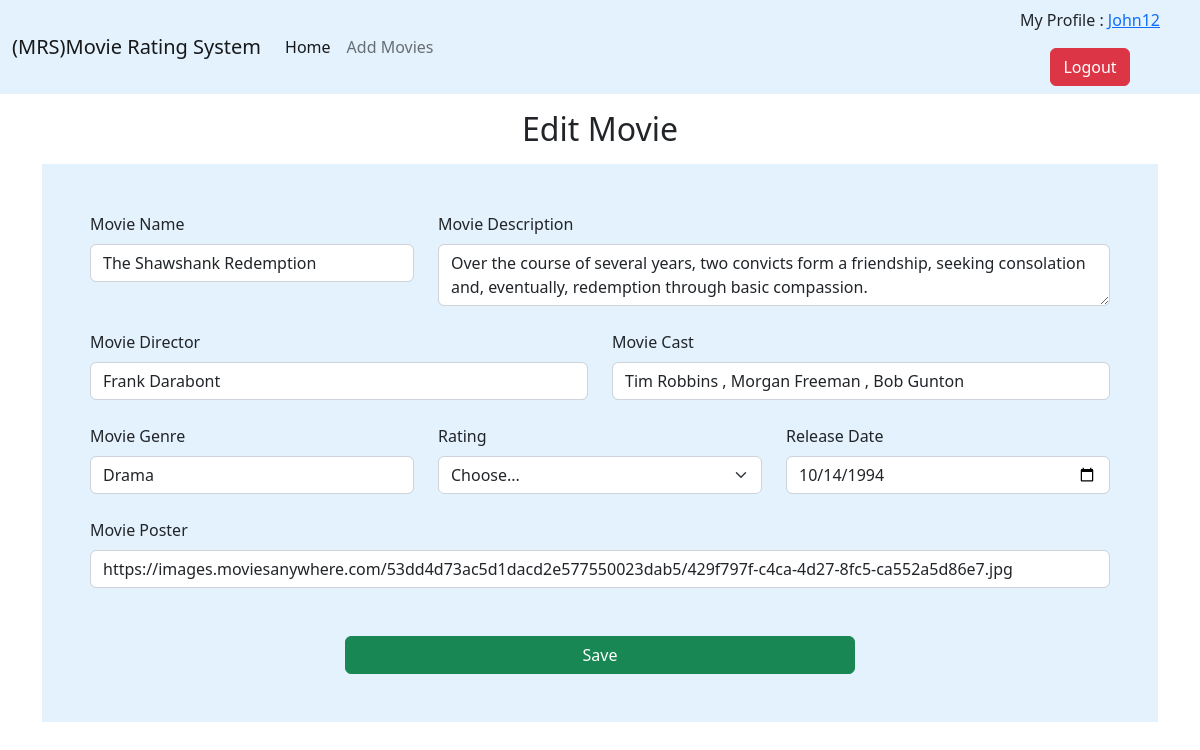
Page /edit-movies/4/ (signed in) on the committed database.
### main/models.py (models this page shows, shortened)
class Movie(models.Model):
    id = models.AutoField(primary_key=True)
    name = models.CharField(max_length=200)
    description = models.TextField(max_length=5000)
    director = models.CharField(max_length=200)
    cast = models.CharField(max_length=700)
    genre = models.CharField(max_length=200)
    rating = models.CharField(max_length=10)
    release_date = models.DateField()
    poster = models.URLField(max_length=1000, default=None, null=True)

### main/views.py (the view, shortened to what this page needs)
# urls.py: path('edit-movies/<id>/', edit_movies, name='edit_movies'),
@login_required(login_url="/login/")
def edit_movies(request, id):
    movie = Movie.objects.get(id=id)
    return render(request, 'addmovies.html',context={'movie': movie, 'page':'edit-movie', 'controller': 'Edit Movie'})

### main/templates/addmovies.html (shortened to what this page needs)
{% extends 'base.html' %}
{% block start %}
    <h2 class="my-3 text-center">{{controller}}</h2>
<form class="container p-5" style="background-color: #e3f2fd;" method="post" enctype="multipart/form-data">
    <div class="row mb-4">
        <div class="col">
          <label for="exampleFormControlTextarea1" class="form-label">Movie Name</label>
          <input type="text" class="form-control" required name="movie_name" value="{{movie.name}}" placeholder="Movie Name" aria-label="name">
        </div>
        <div class="col-8">
            <label for="exampleFormControlTextarea1" class="form-label">Movie Description</label>
            <textarea class="form-control" name="movie_description" required id="exampleFormControlTextarea1" placeholder="Movie Description" rows="2">{{movie.description}}</textarea>
        </div>
    </div>
    <div class="row mb-4">
            <div class="col">
              <label for="exampleFormControlTextarea1" class="form-label">Movie Director</label>
              <input type="text" class="form-control" required name="movie_director" value="{{movie.director}}" placeholder="Movie Director" aria-label="name">
            </div>
            <div class="col">
                <label for="exampleFormControlTextarea1" class="form-label">Movie Cast</label>
                <input type="text" class="form-control" required name="movie_cast" value="{{movie.cast}}" placeholder="Movie Cast" aria-label="name">
            </div>
    </div>
    <div class="row mb-4">
        <div class="col">
            <label for="exampleFormControlTextarea1" class="form-label">Movie Genre</label>
            <input type="text" class="form-control" required name="movie_genre" value="{{movie.genre}}" placeholder="Movie Genre" aria-label="genre">
        </div>
        <div class="col">
            <label for="validationCustom04" class="form-label">Rating</label>
            <select class="form-select" name="movie_rating" id="validationCustom04">
            <option selected disabled value="">Choose...</option>
    </select>
        </div>
        <div class="col">
            <label for="exampleFormControlTextarea1" class="form-label">Release Date</label>
            <input type="Date" class="form-control" name="movie_release_date" value="{{movie.release_date|date:'Y-m-d'}}" required id="exampleFormControlTextarea1"></input>
        </div>
    </div>
    <div class="row mb-5">
        <div class="col-12">
            <label for="exampleFormControlTextarea1" class="form-label">Movie Poster</label>
            <input type="url" class="form-control" name="movie_poster" value="{{movie.poster}}" aria-label="Movie Poster">
        </div>
    </div>
    <div class="d-grid gap-2 col-6 mx-auto">
        <button class="btn btn-success" type="submit">Save</button>
    </div>
  </form>
{% endblock %}

### main/templates/base.html (shortened to what this page needs)
<!DOCTYPE html>
<html lang="en">
<head>
    <link href="https://cdn.jsdelivr.net/npm/bootstrap@5.2.3/dist/css/bootstrap.min.css" rel="stylesheet">
</head>
<body>
    <nav class="navbar navbar-expand-lg" style="background-color: #e3f2fd;">
        <div class="container-fluid">
          <a class="navbar-brand" href="/">(MRS)Movie Rating System</a>
          <div class="collapse navbar-collapse" id="navbarSupportedContent">
            <ul class="navbar-nav me-auto mb-2 mb-lg-0">
              <li class="nav-item">
                <a class="nav-link active" aria-current="page" href="/">Home</a>
              </li>
              <li class="nav-item">
                <a class="nav-link" href="{% url 'add_movies' %}">Add Movies</a>
              </li>
          </div>
          {% if user.is_authenticated %}
          <div class="d-grid gap-3 col-2 mx-auto" style="text-align:center;">
            <div>My Profile : <a href="{% url 'user_profile' user.id %}">{{user.username}}</a></div>
            <a href="{% url 'logout_page' %}"><button class="btn btn-danger" type="submit">Logout</button></a>
        </div>
          {% endif %}
        </div>
      </nav>
      <div class="container">
    {% block start %}
    {% endblock %}
  </div>
</body>
</html>

### rows in the picture
Movie: movie_name "The Shawshank Redemption", movie_description "Over the course of several years, two convicts form a friendship, seeking consolation and, eventually, redemption through basic compassion.", movie_director "Frank Darabont", movie_cast "Tim Robbins , Morgan Freeman , Bob Gunton", movie_genre "Drama", movie_release_date "10/14/1994", movie_poster "https://images.moviesanywhere.com/53dd4d73ac5d1dacd2e577550023dab5/429f797f-c4ca-4d27-8fc5-ca552a5d86e7.jpg"

### other values in the picture
{{ user.username }} "John12"
{{ controller }} "Edit Movie"
